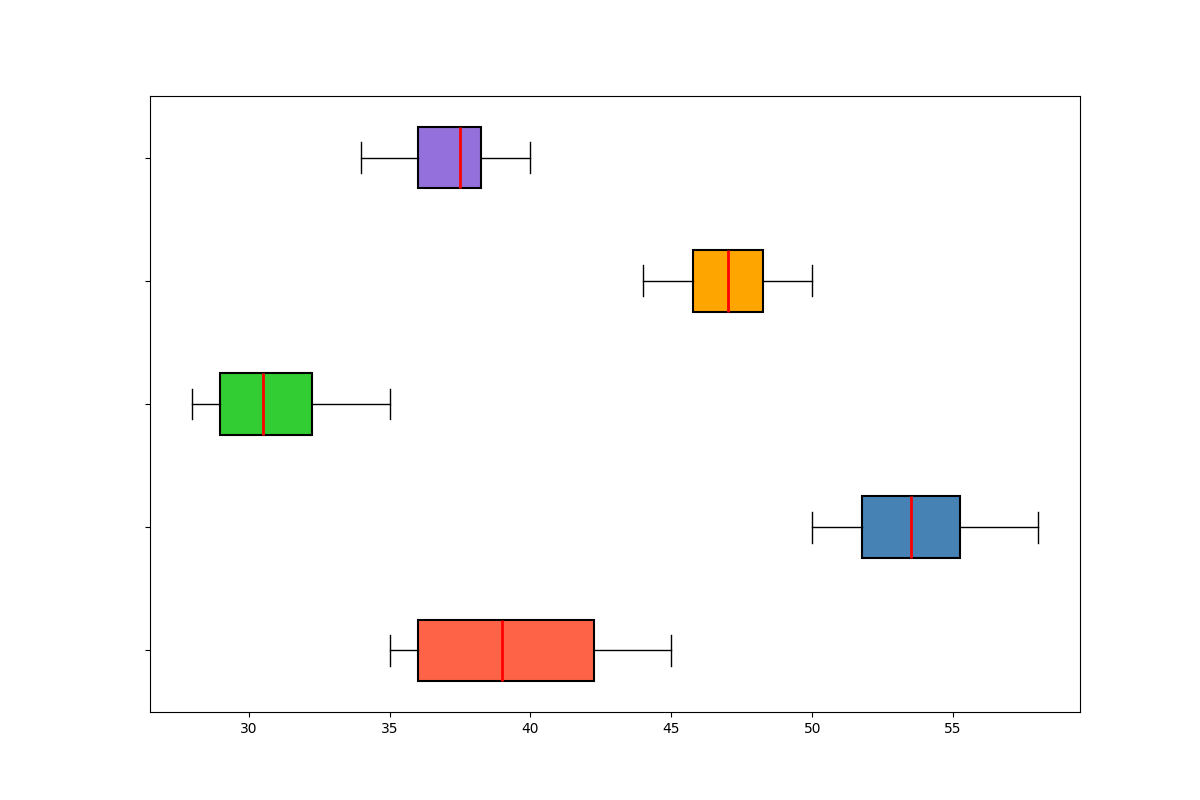

Reproduce this figure in Python.
import matplotlib.pyplot as plt

# Manually shuffled data representing monthly temperatures at five different wells
well_temps = [
    [40, 42, 36, 44, 35, 37, 36, 41, 38, 43, 35, 45],  # Well A (shuffled)
    [54, 55, 56, 50, 51, 52, 58, 50, 53, 52, 54, 57],  # Well B (shuffled)
    [28, 31, 32, 29, 33, 34, 30, 35, 30, 29, 28, 31],  # Well C (shuffled)
    [45, 49, 47, 46, 44, 45, 48, 47, 50, 46, 49, 48],  # Well D (shuffled)
    [39, 36, 37, 35, 34, 40, 38, 39, 38, 36, 37, 38]   # Well E (shuffled)
]

fig, ax = plt.subplots(figsize=(12, 8))

bp = ax.boxplot(well_temps, patch_artist=True, notch=False, vert=False,
                boxprops=dict(color='black', linewidth=1.5),
                medianprops=dict(color='red', linewidth=2),
                whiskerprops=dict(color='black'),
                capprops=dict(color='black'),
                flierprops=dict(marker='o', color='blue', alpha=0.5))

new_colors = ['#FF6347', '#4682B4', '#32CD32', '#FFA500', '#9370DB']
for patch, color in zip(bp['boxes'], new_colors):
    patch.set_facecolor(color)

ax.set_yticklabels([])

plt.show()
